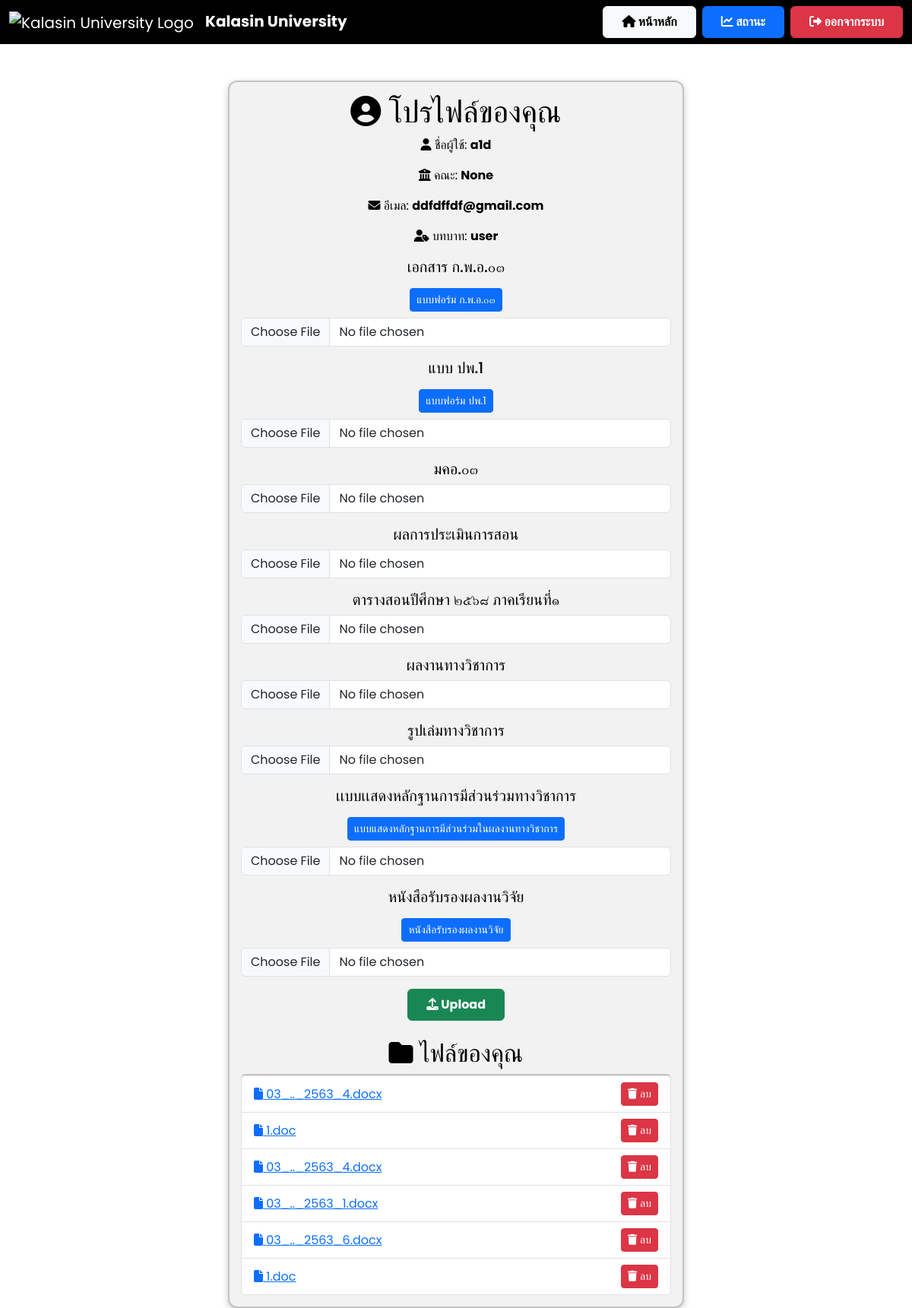
The page /profile (signed in) on the database its author committed.
### models.py (models this page shows)
class User(db.Model):
    id = db.Column(db.Integer, primary_key=True)
    username = db.Column(db.String(100), nullable=False, unique=True)
    role = db.Column(db.String(50), nullable=False)
    faculty = db.Column(db.String(100), nullable=True)
    document_requests = db.relationship('DocumentRequest', back_populates='user', lazy=True)
    files = db.relationship('File', back_populates='user', lazy=True)  # ✅ เพิ่มตรงนี้

class File(db.Model):
    id = db.Column(db.Integer, primary_key=True)
    filename = db.Column(db.String(255), nullable=False)
    file_path = db.Column(db.String(255), nullable=True)
    status = db.Column(db.String(50), nullable=False, default="รอตรวจสอบ")
    comment = db.Column(db.Text, nullable=True)
    user_id = db.Column(db.Integer, db.ForeignKey('user.id'), nullable=False)
    upload_date = db.Column(db.DateTime, default=db.func.current_timestamp())
    review_date = db.Column(db.DateTime, nullable=True)
    approve_date = db.Column(db.DateTime, nullable=True)
    user = db.relationship('User', back_populates='files')

### app.py (the view)
@app.route('/profile')
def profile():
    if 'user_id' not in session:
        return redirect(url_for('login'))
    user  = User.query.get(session['user_id'])
    files = File.query.filter_by(user_id=user.id).all()
    th = {
        'engineering': 'วิศวกรรมศาสตร์',
        'science':     'วิทยาศาสตร์',
        'education':   'ครุศาสตร์',
        'nursing':     'พยาบาลศาสตร์',
        'law':         'นิติศาสตร์',
        'arts':        'ศิลปศาสตร์'
    }
    return render_template(
        'profile.html',
        username=user.username,
        email   =user.email,
        role    =user.role,
        faculty =th.get(user.faculty, user.faculty),   # ส่งชื่อไทย
        files   =files
    )

### templates/profile.html (shortened to what this page needs)
<!DOCTYPE html>
<html lang="th">
<head>
    <link href="https://cdn.jsdelivr.net/npm/bootstrap@5.3.3/dist/css/bootstrap.min.css" rel="stylesheet">
    <link rel="stylesheet" href="https://cdnjs.cloudflare.com/ajax/libs/font-awesome/6.4.2/css/all.min.css">
</head>
<body>
    <nav class="navbar navbar-expand-lg navbar-dark">
        <div class="container-fluid">
            <a class="navbar-brand" href="{{ url_for('user_dashboard') }}">
                <img src="https://upload.wikimedia.org/wikipedia/th/thumb/4/4e/Kalasin_University_Seal.svg/1200px-Kalasin_University_Seal.svg.png"
                    alt="Kalasin University Logo" style="height: 50px; margin-right: 10px;">
                <strong>Kalasin University</strong>
            </a>
            <div class="ms-auto d-flex">
                <a href="{{ url_for('user_dashboard') }}" class="btn btn-light fw-bold px-4 py-2 me-2">
                    <i class="fas fa-home"></i> หน้าหลัก
                </a>
                <a href="{{ url_for('status') }}" class="btn btn-primary fw-bold px-4 py-2 me-2">
                    <i class="fas fa-chart-line"></i> สถานะ
                </a>
                <a href="{{ url_for('logout') }}" class="btn btn-danger fw-bold px-4 py-2">
                    <i class="fas fa-sign-out-alt"></i> ออกจากระบบ
                </a>
            </div>
        </div>
    </nav>
    <div class="container mt-5">
        <div class="card text-center">
            <h1><i class="fas fa-user-circle"></i> โปรไฟล์ของคุณ</h1>
            <p><i class="fas fa-user"></i> ชื่อผู้ใช้: <strong>{{ username }}</strong></p>
            <p>
                <i class="fas fa-building-columns"></i>
                คณะ: <strong style="">{{ faculty }}</strong>
              </p>
            <p><i class="fas fa-envelope"></i> อีเมล: <strong>{{ email }}</strong></p>
            <p><i class="fas fa-user-tag"></i> บทบาท: <strong>{{ role }}</strong></p>
            <form id="uploadForm" action="{{ url_for('upload_profile') }}" method="POST" enctype="multipart/form-data">
                <div class="mb-3">
                    <h5>เอกสาร ก.พ.อ.๐๓</h5>
                    <a href="{{ url_for('static', filename='forms/ก.พ.อ.03 พ.ศ. 2563.docx') }}"
                       class="btn btn-sm btn-primary mt-2 mb-2" download>
                       แบบฟอร์ม ก.พ.อ.๐๓
                    </a>
                    <input type="file" name="file_teaching" class="form-control">
                </div>
                <div class="mb-3">
                    <h5>แบบ ปพ.1</h5>
                    <a href="{{ url_for('static', filename='forms/แบบ ปผ1.doc') }}"
                       class="btn btn-sm btn-primary mt-2 mb-2" download>
                       แบบฟอร์ม ปพ.1
                    </a>
                    <input type="file" name="file_teaching_rsu" accept=".pdf, .doc, .docx" class="form-control">
                </div>
                <div class="mb-3">
                    <h5>มคอ.๐๓</h5>
                    <input type="file" name="file_research" accept=".pdf, .doc, .docx" class="form-control">
                </div>
                <div class="mb-3">
                    <h5>ผลการประเมินการสอน</h5>
                    <input type="file" name="file_mko03" accept=".pdf, .doc, .docx" class="form-control">
                </div>
                <div class="mb-3">
                    <h5>ตารางสอนปีศึกษา ๒๕๖๘ ภาคเรียนที่๑ </h5>
                    <input type="file" name="file_pp1" accept=".pdf, .doc, .docx" class="form-control">
                </div>
                <div class="mb-3">
                    <h5>ผลงานทางวิชาการ</h5>
                    <input type="file" name="file_evaluation" accept=".pdf, .doc, .docx" class="form-control">
                </div>
                <div class="mb-3">
                    <h5>รูปเล่มทางวิชาการ</h5>
                    <input type="file" name="file_academic" accept=".pdf, .doc, .docx" class="form-control">
                </div>
                <div class="mb-3">
                    <h5>เเบบเเสดงหลักฐานการมีส่วนร่วมทางวิชาการ</h5>
                    <a href="{{ url_for('static', filename='static/forms/แบบแสดงหลักฐานการมีส่วนร่วมในผลงานทางวิจัย.doc') }}"
                       class="btn btn-sm btn-primary mt-2 mb-2" download>
                       แบบแสดงหลักฐานการมีส่วนร่วมในผลงานทางวิชาการ
                    </a>
                    <input type="file" name="file_academic" accept=".pdf, .doc, .docx" class="form-control">
                </div>
                <div class="mb-3">
                    <h5>หนังสือรับรองผลงานวิจัย</h5>
                    <a href="{{ url_for('static', filename='forms/หนังสือรับรองการเผยแพร่ผลงานทางวิชาการ.doc') }}"
                       class="btn btn-sm btn-primary mt-2 mb-2" download>
                       หนังสือรับรองผลงานวิจัย
                    </a>
                    <input type="file" name="file_academic" accept=".pdf, .doc, .docx" class="form-control">
                </div>
                <button type="submit" class="btn btn-success fw-bold px-4 py-2">
                    <i class="fas fa-upload"></i> Upload
                </button>
            </form>
            <h2 class="mt-4"><i class="fas fa-folder"></i> ไฟล์ของคุณ</h2>
            <ul class="list-group">
                {% for file in files %}
                <li class="list-group-item d-flex justify-content-between align-items-center">
                    <a href="{{ url_for('view_file', filename=file.filename) }}" target="_blank">
                        <i class="fas fa-file"></i> {{ file.filename }}
                    </a>
                    <a href="{{ url_for('delete_file', file_id=file.id) }}" class="btn btn-danger btn-sm">
                        <i class="fas fa-trash"></i> ลบ
                    </a>
                </li>
                {% endfor %}
            </ul>
        </div>
    </div>
</body>
</html>

### templates/profile.html (style rules this page uses)
body { font-family: 'Poppins', sans-serif; background: white; color: black; transition: all 0.3s ease-in-out; }
.navbar { background: #000000; backdrop-filter: blur(10px); }
.card { background: rgba(0, 0, 0, 0.05); color: black; border-radius: 12px; padding: 15px; border: 2px solid rgba(0, 0, 0, 0.2); box-shadow: 0 3px 10px rgba(0, 0, 0, 0.2); max-width: 600px; margin: auto; }

### rows shown on the page
User: username "a1d", email "ddfdffdf@gmail.com", role "user"
File: filename "03_.._2563_4.docx"
File: filename "1.doc"
File: filename "03_.._2563_4.docx"
File: filename "03_.._2563_1.docx"
File: filename "03_.._2563_6.docx"
File: filename "1.doc"

### other values the page prints
{{ faculty }} "None"
